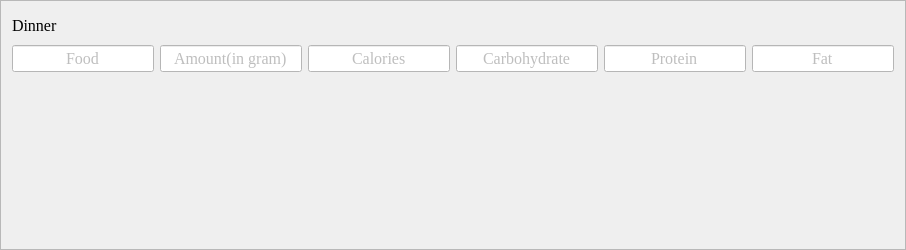
               <widget class="QFrame" name="frame_16">
                <property name="minimumSize">
                 <size>
                  <width>0</width>
                  <height>250</height>
                 </size>
                </property>
                <property name="font">
                 <font>
                  <family>Times New Roman</family>
                  <pointsize>12</pointsize>
                 </font>
                </property>
                <property name="frameShape">
                 <enum>QFrame::StyledPanel</enum>
                </property>
                <property name="frameShadow">
                 <enum>QFrame::Raised</enum>
                </property>
                <layout class="QVBoxLayout" name="verticalLayout_18">
                 <item>
                  <widget class="QLabel" name="label_5">
                   <property name="font">
                    <font>
                     <family>Times New Roman</family>
                     <pointsize>12</pointsize>
                     <italic>false</italic>
                     <bold>false</bold>
                    </font>
                   </property>
                   <property name="text">
                    <string>Dinner</string>
                   </property>
                  </widget>
                 </item>
                 <item>
                  <layout class="QHBoxLayout" name="horizontalLayout_36">
                   <item>
                    <widget class="QLineEdit" name="lineEdit_37">
                     <property name="enabled">
                      <bool>false</bool>
                     </property>
                     <property name="font">
                      <font>
                       <family>Times New Roman</family>
                       <pointsize>12</pointsize>
                      </font>
                     </property>
                     <property name="styleSheet">
                      <string notr="true">background:#ffffff; </string>
                     </property>
                     <property name="text">
                      <string>Food</string>
                     </property>
                     <property name="alignment">
                      <set>Qt::AlignCenter</set>
                     </property>
                    </widget>
                   </item>
                   <item>
                    <widget class="QLineEdit" name="lineEdit_38">
                     <property name="enabled">
                      <bool>false</bool>
                     </property>
                     <property name="font">
                      <font>
                       <family>Times New Roman</family>
                       <pointsize>12</pointsize>
                      </font>
                     </property>
                     <property name="styleSheet">
                      <string notr="true">background:#ffffff; </string>
                     </property>
                     <property name="text">
                      <string>Amount(in gram)</string>
                     </property>
                     <property name="alignment">
                      <set>Qt::AlignCenter</set>
                     </property>
                    </widget>
                   </item>
                   <item>
                    <widget class="QLineEdit" name="lineEdit_39">
                     <property name="enabled">
                      <bool>false</bool>
                     </property>
                     <property name="font">
                      <font>
                       <family>Times New Roman</family>
                       <pointsize>12</pointsize>
                      </font>
                     </property>
                     <property name="styleSheet">
                      <string notr="true">background:#ffffff; </string>
                     </property>
                     <property name="text">
                      <string>Calories</string>
                     </property>
                     <property name="alignment">
                      <set>Qt::AlignCenter</set>
                     </property>
                    </widget>
                   </item>
                   <item>
                    <widget class="QLineEdit" name="lineEdit_40">
                     <property name="enabled">
                      <bool>false</bool>
                     </property>
                     <property name="font">
                      <font>
                       <family>Times New Roman</family>
                       <pointsize>12</pointsize>
                      </font>
                     </property>
                     <property name="styleSheet">
                      <string notr="true">background:#ffffff; </string>
                     </property>
                     <property name="text">
                      <string>Carbohydrate</string>
                     </property>
                     <property name="alignment">
                      <set>Qt::AlignCenter</set>
                     </property>
                    </widget>
                   </item>
                   <item>
                    <widget class="QLineEdit" name="lineEdit_41">
                     <property name="enabled">
                      <bool>false</bool>
                     </property>
                     <property name="font">
                      <font>
                       <family>Times New Roman</family>
                       <pointsize>12</pointsize>
                      </font>
                     </property>
                     <property name="styleSheet">
                      <string notr="true">background:#ffffff; </string>
                     </property>
                     <property name="text">
                      <string>Protein</string>
                     </property>
                     <property name="alignment">
                      <set>Qt::AlignCenter</set>
                     </property>
                    </widget>
                   </item>
                   <item>
                    <widget class="QLineEdit" name="lineEdit_42">
                     <property name="enabled">
                      <bool>false</bool>
                     </property>
                     <property name="font">
                      <font>
                       <family>Times New Roman</family>
                       <pointsize>12</pointsize>
                      </font>
                     </property>
                     <property name="styleSheet">
                      <string notr="true">background:#ffffff; </string>
                     </property>
                     <property name="text">
                      <string>Fat</string>
                     </property>
                     <property name="alignment">
                      <set>Qt::AlignCenter</set>
                     </property>
                    </widget>
                   </item>
                  </layout>
                 </item>
                 <item>
                  <layout class="QHBoxLayout" name="horizontalLayout_38">
                   <item>
                    <widget class="QLabel" name="food1_7">
                     <property name="font">
                      <font>
                       <family>Times New Roman</family>
                       <pointsize>12</pointsize>
                       <italic>false</italic>
                       <bold>false</bold>
                      </font>
                     </property>
                     <property name="text">
                      <string/>
                     </property>
                     <property name="alignment">
                      <set>Qt::AlignCenter</set>
                     </property>
                    </widget>
                   </item>
                   <item>
                    <widget class="QLabel" name="food1amt_7">
                     <property name="font">
                      <font>
                       <family>Times New Roman</family>
                       <pointsize>12</pointsize>
                       <italic>false</italic>
                       <bold>false</bold>
                      </font>
                     </property>
                     <property name="text">
                      <string/>
                     </property>
                     <property name="alignment">
                      <set>Qt::AlignCenter</set>
                     </property>
                    </widget>
                   </item>
                   <item>
                    <widget class="QLabel" name="food1cal_7">
                     <property name="font">
                      <font>
                       <family>Times New Roman</family>
                       <pointsize>12</pointsize>
                       <italic>false</italic>
                       <bold>false</bold>
                      </font>
                     </property>
                     <property name="text">
                      <string/>
                     </property>
                     <property name="alignment">
                      <set>Qt::AlignCenter</set>
                     </property>
                    </widget>
                   </item>
                   <item>
                    <widget class="QLabel" name="food1carb_7">
                     <property name="font">
                      <font>
                       <family>Times New Roman</family>
                       <pointsize>12</pointsize>
                       <italic>false</italic>
                       <bold>false</bold>
                      </font>
                     </property>
                     <property name="text">
                      <string/>
                     </property>
                     <property name="alignment">
                      <set>Qt::AlignCenter</set>
                     </property>
                    </widget>
                   </item>
                   <item>
                    <widget class="QLabel" name="food1pro_7">
                     <property name="font">
                      <font>
                       <family>Times New Roman</family>
                       <pointsize>12</pointsize>
                       <italic>false</italic>
                       <bold>false</bold>
                      </font>
                     </property>
                     <property name="text">
                      <string/>
                     </property>
                     <property name="alignment">
                      <set>Qt::AlignCenter</set>
                     </property>
                    </widget>
                   </item>
                   <item>
                    <widget class="QLabel" name="food1fat_7">
                     <property name="font">
                      <font>
                       <family>Times New Roman</family>
                       <pointsize>12</pointsize>
                       <italic>false</italic>
                       <bold>false</bold>
                      </font>
                     </property>
                     <property name="text">
                      <string/>
                     </property>
                     <property name="alignment">
                      <set>Qt::AlignCenter</set>
                     </property>
                    </widget>
                   </item>
                  </layout>
                 </item>
                 <item>
                  <layout class="QHBoxLayout" name="horizontalLayout_35">
                   <item>
                    <widget class="QLabel" name="food2_7">
                     <property name="font">
                      <font>
                       <family>Times New Roman</family>
                       <pointsize>12</pointsize>
                       <italic>false</italic>
                       <bold>false</bold>
                      </font>
                     </property>
                     <property name="text">
                      <string/>
                     </property>
                     <property name="alignment">
                      <set>Qt::AlignCenter</set>
                     </property>
                    </widget>
                   </item>
                   <item>
                    <widget class="QLabel" name="food2amt_7">
                     <property name="font">
                      <font>
                       <family>Times New Roman</family>
                       <pointsize>12</pointsize>
                       <italic>false</italic>
                       <bold>false</bold>
                      </font>
                     </property>
                     <property name="text">
                      <string/>
                     </property>
                     <property name="alignment">
                      <set>Qt::AlignCenter</set>
                     </property>
                    </widget>
                   </item>
                   <item>
                    <widget class="QLabel" name="food2cal_7">
                     <property name="font">
                      <font>
                       <family>Times New Roman</family>
                       <pointsize>12</pointsize>
                       <italic>false</italic>
                       <bold>false</bold>
                      </font>
                     </property>
                     <property name="text">
                      <string/>
                     </property>
                     <property name="alignment">
                      <set>Qt::AlignCenter</set>
                     </property>
                    </widget>
                   </item>
                   <item>
                    <widget class="QLabel" name="food2carb_7">
                     <property name="font">
                      <font>
                       <family>Times New Roman</family>
                       <pointsize>12</pointsize>
                       <italic>false</italic>
                       <bold>false</bold>
                      </font>
                     </property>
                     <property name="text">
                      <string/>
                     </property>
                     <property name="alignment">
                      <set>Qt::AlignCenter</set>
                     </property>
                    </widget>
                   </item>
                   <item>
                    <widget class="QLabel" name="food2pro_7">
                     <property name="font">
                      <font>
                       <family>Times New Roman</family>
                       <pointsize>12</pointsize>
                       <italic>false</italic>
                       <bold>false</bold>
                      </font>
                     </property>
                     <property name="text">
                      <string/>
                     </property>
                     <property name="alignment">
                      <set>Qt::AlignCenter</set>
                     </property>
                    </widget>
                   </item>
                   <item>
                    <widget class="QLabel" name="food2fat_7">
                     <property name="font">
                      <font>
                       <family>Times New Roman</family>
                       <pointsize>12</pointsize>
                       <italic>false</italic>
                       <bold>false</bold>
                      </font>
                     </property>
                     <property name="text">
                      <string/>
                     </property>
                     <property name="alignment">
                      <set>Qt::AlignCenter</set>
                     </property>
                    </widget>
                   </item>
                  </layout>
                 </item>
                 <item>
                  <layout class="QHBoxLayout" name="horizontalLayout_39">
                   <item>
                    <widget class="QLabel" name="food3_7">
                     <property name="font">
                      <font>
                       <family>Times New Roman</family>
                       <pointsize>12</pointsize>
                       <italic>false</italic>
                       <bold>false</bold>
                      </font>
                     </property>
                     <property name="text">
                      <string/>
                     </property>
                     <property name="alignment">
                      <set>Qt::AlignCenter</set>
                     </property>
                    </widget>
                   </item>
                   <item>
                    <widget class="QLabel" name="food3amt_7">
                     <property name="font">
                      <font>
                       <family>Times New Roman</family>
                       <pointsize>12</pointsize>
                       <italic>false</italic>
                       <bold>false</bold>
                      </font>
                     </property>
                     <property name="text">
                      <string/>
                     </property>
                     <property name="alignment">
                      <set>Qt::AlignCenter</set>
                     </property>
                    </widget>
                   </item>
                   <item>
                    <widget class="QLabel" name="food3cal_7">
                     <property name="font">
                      <font>
                       <family>Times New Roman</family>
                       <pointsize>12</pointsize>
                       <italic>false</italic>
                       <bold>false</bold>
                      </font>
                     </property>
                     <property name="text">
                      <string/>
                     </property>
                     <property name="alignment">
                      <set>Qt::AlignCenter</set>
                     </property>
                    </widget>
                   </item>
                   <item>
                    <widget class="QLabel" name="food3carb_7">
                     <property name="font">
                      <font>
                       <family>Times New Roman</family>
                       <pointsize>12</pointsize>
                       <italic>false</italic>
                       <bold>false</bold>
                      </font>
                     </property>
                     <property name="text">
                      <string/>
                     </property>
                     <property name="alignment">
                      <set>Qt::AlignCenter</set>
                     </property>
                    </widget>
                   </item>
                   <item>
                    <widget class="QLabel" name="food3pro_7">
                     <property name="font">
                      <font>
                       <family>Times New Roman</family>
                       <pointsize>12</pointsize>
                       <italic>false</italic>
                       <bold>false</bold>
                      </font>
                     </property>
                     <property name="text">
                      <string/>
                     </property>
                     <property name="alignment">
                      <set>Qt::AlignCenter</set>
                     </property>
                    </widget>
                   </item>
                   <item>
                    <widget class="QLabel" name="food3fat_7">
                     <property name="font">
                      <font>
                       <family>Times New Roman</family>
                       <pointsize>12</pointsize>
                       <italic>false</italic>
                       <bold>false</bold>
                      </font>
                     </property>
                     <property name="text">
                      <string/>
                     </property>
                     <property name="alignment">
                      <set>Qt::AlignCenter</set>
                     </property>
                    </widget>
                   </item>
                  </layout>
                 </item>
                 <item>
                  <layout class="QHBoxLayout" name="horizontalLayout_37">
                   <item>
                    <widget class="QLabel" name="food4_7">
                     <property name="font">
                      <font>
                       <family>Times New Roman</family>
                       <pointsize>12</pointsize>
                       <italic>false</italic>
                       <bold>false</bold>
                      </font>
                     </property>
                     <property name="text">
                      <string/>
                     </property>
                     <property name="alignment">
                      <set>Qt::AlignCenter</set>
                     </property>
                    </widget>
                   </item>
                   <item>
                    <widget class="QLabel" name="food4amt_7">
                     <property name="font">
                      <font>
                       <family>Times New Roman</family>
                       <pointsize>12</pointsize>
                       <italic>false</italic>
                       <bold>false</bold>
                      </font>
                     </property>
                     <property name="text">
                      <string/>
                     </property>
                     <property name="alignment">
                      <set>Qt::AlignCenter</set>
                     </property>
                    </widget>
                   </item>
                   <item>
                    <widget class="QLabel" name="food4cal_7">
                     <property name="font">
                      <font>
                       <family>Times New Roman</family>
                       <pointsize>12</pointsize>
                       <italic>false</italic>
                       <bold>false</bold>
                      </font>
                     </property>
                     <property name="text">
                      <string/>
                     </property>
                     <property name="alignment">
                      <set>Qt::AlignCenter</set>
                     </property>
                    </widget>
                   </item>
                   <item>
                    <widget class="QLabel" name="food4carb_7">
                     <property name="font">
                      <font>
                       <family>Times New Roman</family>
                       <pointsize>12</pointsize>
                       <italic>false</italic>
                       <bold>false</bold>
                      </font>
                     </property>
                     <property name="text">
                      <string/>
                     </property>
                     <property name="alignment">
                      <set>Qt::AlignCenter</set>
                     </property>
                    </widget>
                   </item>
                   <item>
                    <widget class="QLabel" name="food4pro_7">
                     <property name="font">
                      <font>
                       <family>Times New Roman</family>
                       <pointsize>12</pointsize>
                       <italic>false</italic>
                       <bold>false</bold>
                      </font>
                     </property>
                     <property name="text">
                      <string/>
                     </property>
                     <property name="alignment">
                      <set>Qt::AlignCenter</set>
                     </property>
                    </widget>
                   </item>
                   <item>
                    <widget class="QLabel" name="food4fat_7">
                     <property name="font">
                      <font>
                       <family>Times New Roman</family>
                       <pointsize>12</pointsize>
                       <italic>false</italic>
                       <bold>false</bold>
                      </font>
                     </property>
                     <property name="text">
                      <string/>
                     </property>
                     <property name="alignment">
                      <set>Qt::AlignCenter</set>
                     </property>
                    </widget>
                   </item>
                  </layout>
                 </item>
                 <item>
                  <layout class="QHBoxLayout" name="horizontalLayout_34">
                   <item>
                    <widget class="QLabel" name="food5_7">
                     <property name="font">
                      <font>
                       <family>Times New Roman</family>
                       <pointsize>12</pointsize>
                       <italic>false</italic>
                       <bold>false</bold>
                      </font>
                     </property>
                     <property name="text">
                      <string/>
                     </property>
                     <property name="alignment">
                      <set>Qt::AlignCenter</set>
                     </property>
                    </widget>
                   </item>
                   <item>
                    <widget class="QLabel" name="food5amt_7">
                     <property name="font">
                      <font>
                       <family>Times New Roman</family>
                       <pointsize>12</pointsize>
                       <italic>false</italic>
                       <bold>false</bold>
                      </font>
                     </property>
                     <property name="text">
                      <string/>
                     </property>
                     <property name="alignment">
                      <set>Qt::AlignCenter</set>
                     </property>
                    </widget>
                   </item>
                   <item>
                    <widget class="QLabel" name="food5cal_7">
                     <property name="font">
                      <font>
                       <family>Times New Roman</family>
                       <pointsize>12</pointsize>
                       <italic>false</italic>
                       <bold>false</bold>
                      </font>
                     </property>
                     <property name="text">
                      <string/>
                     </property>
                     <property name="alignment">
                      <set>Qt::AlignCenter</set>
                     </property>
                    </widget>
                   </item>
                   <item>
                    <widget class="QLabel" name="food5carb_7">
                     <property name="font">
                      <font>
                       <family>Times New Roman</family>
                       <pointsize>12</pointsize>
                       <italic>false</italic>
                       <bold>false</bold>
                      </font>
                     </property>
                     <property name="text">
                      <string/>
                     </property>
                     <property name="alignment">
                      <set>Qt::AlignCenter</set>
                     </property>
                    </widget>
                   </item>
                   <item>
                    <widget class="QLabel" name="food5pro_7">
                     <property name="font">
                      <font>
                       <family>Times New Roman</family>
                       <pointsize>12</pointsize>
                       <italic>false</italic>
                       <bold>false</bold>
                      </font>
                     </property>
                     <property name="text">
                      <string/>
                     </property>
                     <property name="alignment">
                      <set>Qt::AlignCenter</set>
                     </property>
                    </widget>
                   </item>
                   <item>
                    <widget class="QLabel" name="food5fat_7">
                     <property name="font">
                      <font>
                       <family>Times New Roman</family>
                       <pointsize>12</pointsize>
                       <italic>false</italic>
                       <bold>false</bold>
                      </font>
                     </property>
                     <property name="text">
                      <string/>
                     </property>
                     <property name="alignment">
                      <set>Qt::AlignCenter</set>
                     </property>
                    </widget>
                   </item>
                  </layout>
                 </item>
                </layout>
               </widget>
